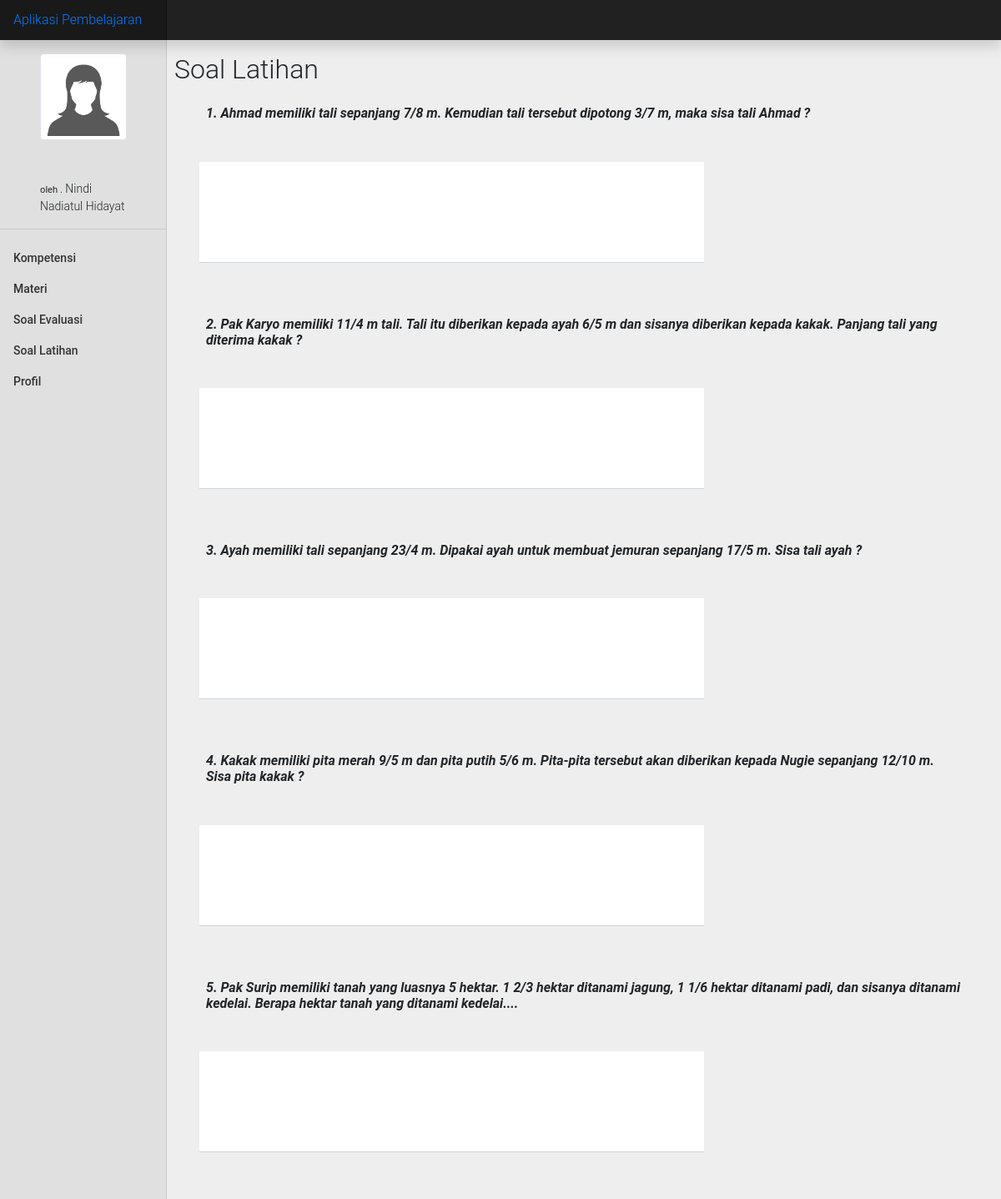
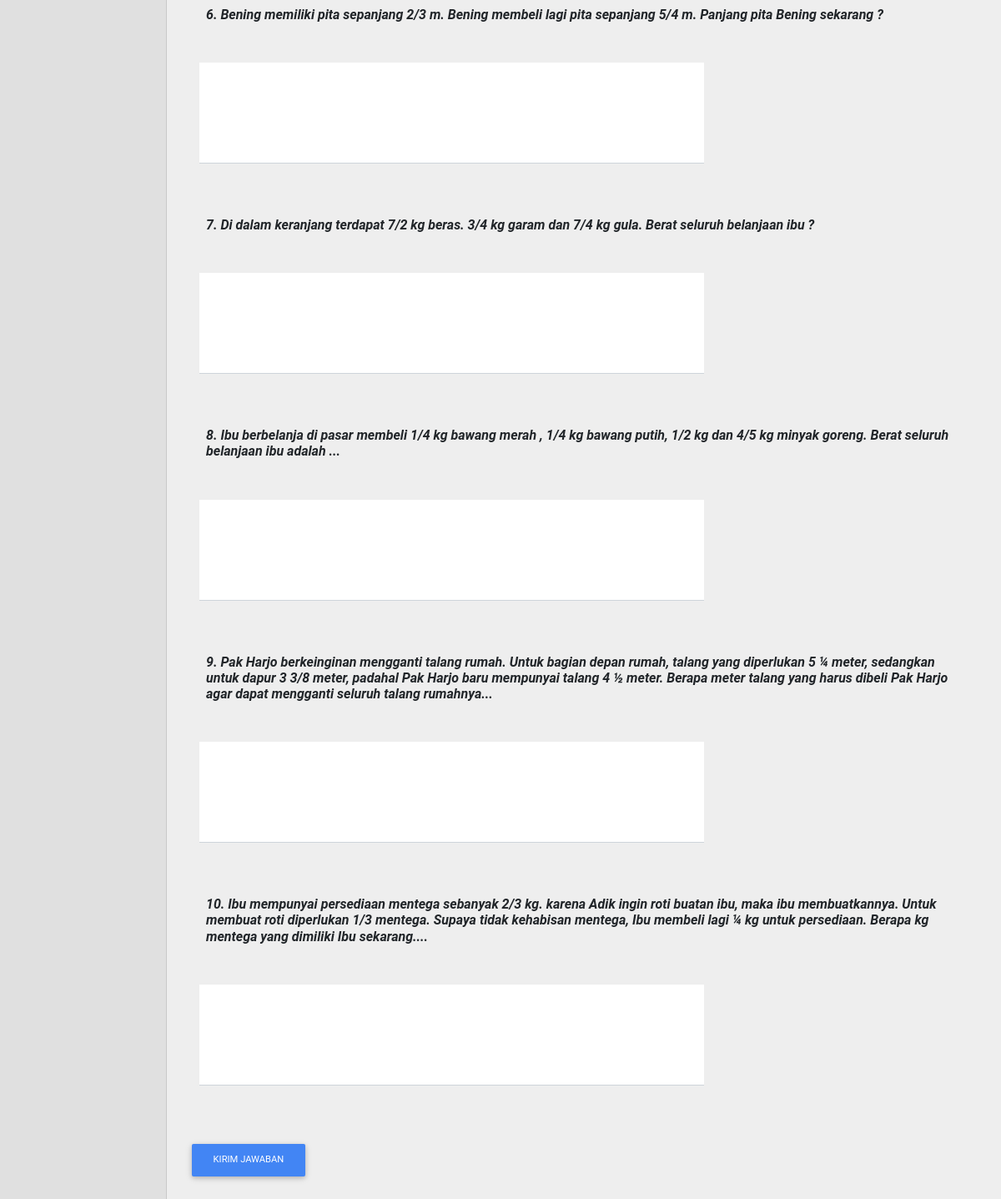
Page /soal_latihan.php?kode_soal=mat1 on the committed database (2 pictures, top to bottom).
### tables this page shows
CREATE TABLE `soal_latihan` (
  `no_soal` int(1) NOT NULL,
  `txt_soal` text NOT NULL,
  `kode_soal` varchar(11) NOT NULL
);

### soal_latihan.php (the view, shortened to what this page needs)
<?php
include_once 'connection.php';
?>
  <main role="main" class="col-md-9 ml-sm-auto col-lg-10 px-md-4 mt-3">
  <div class="row d-flex justify-content-between mb-3">
    <h2>Soal Latihan</h2>
  </div>
  <?php
      if(!empty($_GET['kode_soal']) && empty($_POST['nama_siswa'])){
      $sql_soal = "SELECT * FROM `soal_latihan` WHERE kode_soal = '".$_GET['kode_soal']."'";
      $res_soal = $conn->query($sql_soal) or die($conn->error);
      if ($res_soal) {
        ?>
        <form action="" method="POST">
            <?php
            while($row = $res_soal->fetch_assoc()) {
              ?>
            <div class="row ml-2 mr-2">
              <h6 class="col font-weight-bold font-italic"><?php echo $row['no_soal'].". ".$row['txt_soal'] ?></h6>
            </div>
            <div class="col-lg-8 col-md-8 mb-4 py-3">
              <div class="md-form md-outlines">
                <textarea type="text" id="form101" name="r[<?php echo $row['no_soal'] ?>]" style="background:white;" class="md-textarea form-control" rows="3"></textarea>
              </div>
            </div>
              <?php
              }
              ?>
            <input type="submit" class="btn btn-md btn-primary mb-5" value="Kirim Jawaban">
          </form>
          <?php
        } else {
          echo "0 results";
        }
      }else if(!empty($_POST['nama_siswa'])){
        try {
          $sql1 = "INSERT INTO pk_jawab (kd_jawab, kd_soal) VALUES('".$_POST['kd_jawab']."', '".$_GET['kode_soal']."')";
          $res1 = $conn->query($sql1) or die($conn->error);
          foreach ($_POST['r'] as $key => $value) {
            $sql2 = "INSERT INTO `jawaban_siswa`(`kd_jawab`, `no_soal`, `jawaban`, `type`) VALUES ('".$_POST['kd_jawab']."', $key, '".$value."', '".$_POST['typ']."')";
            $res2 = $conn->query($sql2) or die($conn->error);
          }
        } catch (\Throwable $th) {
          throw $th;
        }
        ?>
        <script>
          Swal.fire({
            position: 'top-end',
            icon: 'success',
            title: 'Jawaban telah tersimpan',
            showConfirmButton: true,
            timer: 1500
          })
        </script>
      <?php
      }
      ?>
    </div>

### rows in the picture
soal_latihan: no_soal "1", txt_soal "Ahmad memiliki tali sepanjang 7/8 m. Kemudian tali tersebut dipotong 3/7 m, maka sisa tali Ahmad ?"
soal_latihan: no_soal "2", txt_soal "Pak Karyo memiliki 11/4 m tali. Tali itu diberikan kepada ayah 6/5 m dan sisanya diberikan kepada kakak. Panjang tali yang diterima kakak ?"
soal_latihan: no_soal "3", txt_soal "Ayah memiliki tali sepanjang 23/4 m. Dipakai ayah untuk membuat jemuran sepanjang 17/5 m. Sisa tali ayah ?"
soal_latihan: no_soal "4", txt_soal "Kakak memiliki pita merah 9/5 m dan pita putih 5/6 m. Pita-pita tersebut akan diberikan kepada Nugie sepanjang 12/10 m. Sisa pita kakak ?"
soal_latihan: no_soal "5", txt_soal "Pak Surip memiliki tanah yang luasnya 5 hektar. 1 2/3 hektar ditanami jagung, 1 1/6 hektar ditanami padi, dan sisanya ditanami kedelai. Berapa hektar tanah yang ditanami kedelai...."
soal_latihan: no_soal "6", txt_soal "Bening memiliki pita sepanjang 2/3 m. Bening membeli lagi pita sepanjang 5/4 m. Panjang pita Bening sekarang ?"
soal_latihan: no_soal "7", txt_soal "Di dalam keranjang terdapat 7/2 kg beras. 3/4 kg garam dan 7/4 kg gula. Berat seluruh belanjaan ibu ?"
soal_latihan: no_soal "8", txt_soal "Ibu berbelanja di pasar membeli 1/4 kg bawang merah , 1/4 kg bawang putih, 1/2 kg dan 4/5 kg minyak goreng. Berat seluruh belanjaan ibu adalah ..."
soal_latihan: no_soal "9", txt_soal "Pak Harjo berkeinginan mengganti talang rumah. Untuk bagian depan rumah, talang yang diperlukan 5 ¼ meter, sedangkan untuk dapur 3 3/8 meter, padahal Pak Harjo baru mempunyai talang 4 ½ meter. Berapa meter talang yang harus dibeli Pak Harjo agar dapat mengganti seluruh talang rumahnya..."
soal_latihan: no_soal "10", txt_soal "Ibu mempunyai persediaan mentega sebanyak 2/3 kg. karena Adik ingin roti buatan ibu, maka ibu membuatkannya. Untuk membuat roti diperlukan 1/3 mentega. Supaya tidak kehabisan mentega, Ibu membeli lagi ¼ kg untuk persediaan. Berapa kg mentega yang dimiliki Ibu sekarang...."
